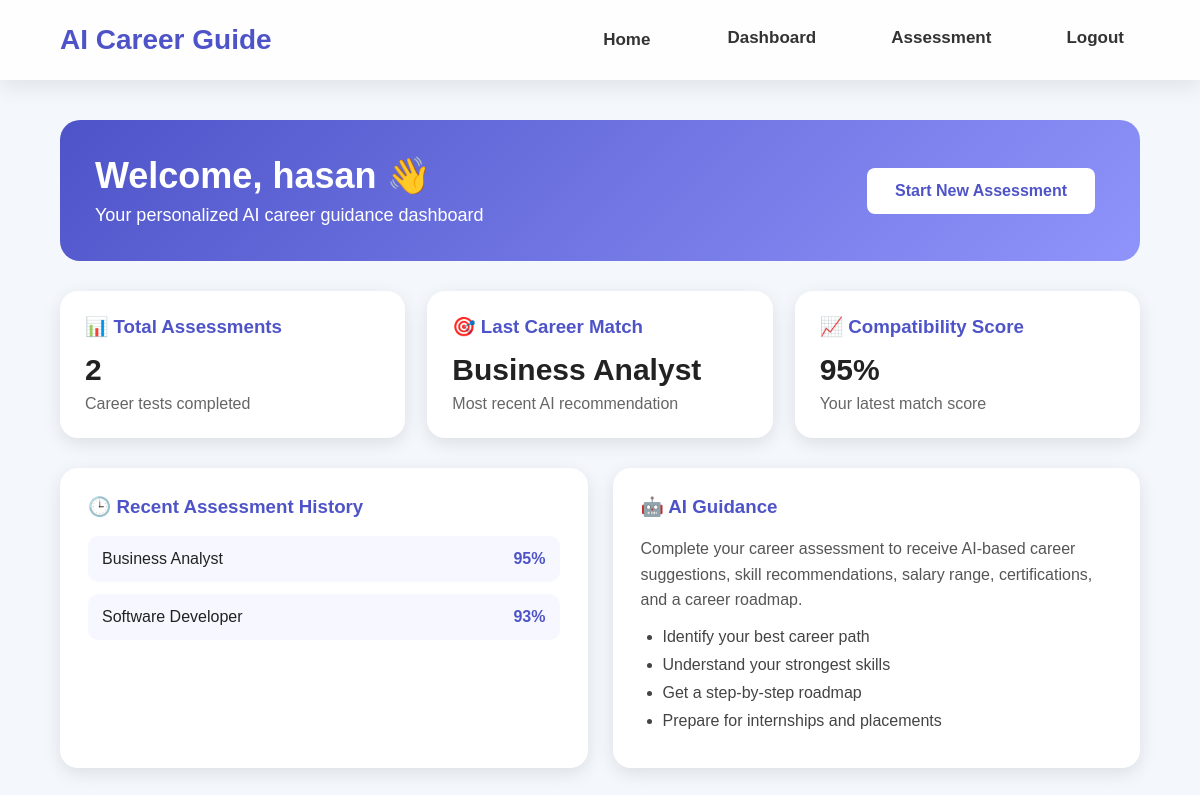
The app's page /dashboard (signed in) with its own data.
### tables this page shows
CREATE TABLE assessments (
            id INTEGER PRIMARY KEY AUTOINCREMENT,
            user_id INTEGER,
            career TEXT,
            score INTEGER,
            interest TEXT,
            skill TEXT,
            work_style TEXT,
            goal TEXT,
            personality TEXT
        );

### app.py (the view)
@app.route("/dashboard")
def dashboard():
    if "user_id" not in session:
        return redirect("/login")
    conn = sqlite3.connect("database.db")
    cursor = conn.cursor()
    cursor.execute(
        "SELECT COUNT(*) FROM assessments WHERE user_id = ?",
        (session["user_id"],)
    )
    total_assessments = cursor.fetchone()[0]
    cursor.execute(
        "SELECT career, score FROM assessments WHERE user_id = ? ORDER BY id DESC LIMIT 1",
        (session["user_id"],)
    )
    last_result = cursor.fetchone()
    cursor.execute(
        "SELECT career, score FROM assessments WHERE user_id = ? ORDER BY id DESC LIMIT 5",
        (session["user_id"],)
    )
    recent_results = cursor.fetchall()
    cursor.execute(
        "SELECT mobile, college, department, year, cgpa, state FROM profiles WHERE user_id = ?",
        (session["user_id"],)
    )
    profile = cursor.fetchone()
    conn.close()
    last_career = last_result[0] if last_result else "Not Taken Yet"
    last_score = last_result[1] if last_result else 0
    return render_template(
        "dashboard.html",
        name=session["user_name"],
        total_assessments=total_assessments,
        last_career=last_career,
        last_score=last_score,
        recent_results=recent_results,
        profile=profile
    )

### templates/dashboard.html (shortened to what this page needs)
<!DOCTYPE html>
<html>
<head>
    <link rel="stylesheet" href="{{ url_for('static', filename='style.css') }}">
</head>
<body>
<nav class="navbar">
    <div class="logo">AI Career Guide</div>
    <div class="nav-links">
        <a href="/">Home</a>
        <a href="/dashboard">Dashboard</a>
        <a href="/questionnaire">Assessment</a>
        <a href="/logout">Logout</a>
    </div>
</nav>
<section class="pro-dashboard">
    <div class="dashboard-header">
        <div>
            <h1>Welcome, {{ name }} 👋</h1>
            <p>Your personalized AI career guidance dashboard</p>
        </div>
        <a href="/questionnaire" class="btn primary">Start New Assessment</a>
    </div>
    <div class="dashboard-cards">
        <div class="dash-card">
            <h3>📊 Total Assessments</h3>
            <h2>{{ total_assessments }}</h2>
            <p>Career tests completed</p>
        </div>
        <div class="dash-card">
            <h3>🎯 Last Career Match</h3>
            <h2>{{ last_career }}</h2>
            <p>Most recent AI recommendation</p>
        </div>
        <div class="dash-card">
            <h3>📈 Compatibility Score</h3>
            <h2>{{ last_score }}%</h2>
            <p>Your latest match score</p>
        </div>
    </div>
    <div class="dashboard-main">
        <div class="activity-box">
            <h3>🕒 Recent Assessment History</h3>
            {% if recent_results %}
                {% for item in recent_results %}
                <div class="activity-item">
                    <span>{{ item[0] }}</span>
                    <strong>{{ item[1] }}%</strong>
                </div>
                {% endfor %}
            {% else %}
                <p>No assessments taken yet. Start your first career assessment.</p>
            {% endif %}
        </div>
        <div class="guide-box">
            <h3>🤖 AI Guidance</h3>
            <p>
                Complete your career assessment to receive AI-based career suggestions,
                skill recommendations, salary range, certifications, and a career roadmap.
            </p>
            <ul>
                <li>Identify your best career path</li>
                <li>Understand your strongest skills</li>
                <li>Get a step-by-step roadmap</li>
                <li>Prepare for internships and placements</li>
            </ul>
        </div>
    </div>
</section>
</body>
</html>

### static/style.css (style rules this page uses)
* { margin: 0; padding: 0; box-sizing: border-box; }
body { font-family: Arial, sans-serif; background: #f4f7fb; color: #222; }
.navbar { width: 100%; padding: 20px 60px; background: #ffffff; display: flex; justify-content: space-between; align-items: center; box-shadow: 0 3px 12px rgba(0,0,0,0.08); }
.logo { font-size: 24px; font-weight: bold; color: #4e54c8; }
.nav-links a { text-decoration: none; margin-left: 25px; color: #333; font-weight: 500; }
.btn { text-decoration: none; padding: 14px 28px; border-radius: 8px; margin: 10px; display: inline-block; font-weight: bold; }
.primary { background: white; color: #4e54c8; }
.pro-dashboard { width: 90%; max-width: 1100px; margin: 40px auto; }
.dashboard-header { background: linear-gradient(135deg, #4e54c8, #8f94fb); color: white; padding: 35px; border-radius: 20px; display: flex; justify-content: space-between; align-items: center; }
.dashboard-header h1 { font-size: 36px; margin-bottom: 8px; }
.dashboard-header p { font-size: 18px; }
.dashboard-cards { display: grid; grid-template-columns: repeat(3, 1fr); gap: 22px; margin: 30px 0; }
.dash-card { background: white; padding: 25px; border-radius: 18px; box-shadow: 0 5px 18px rgba(0,0,0,0.10); }
.dash-card h3 { color: #4e54c8; margin-bottom: 15px; }
.dash-card h2 { font-size: 30px; color: #222; margin-bottom: 8px; }
.dash-card p { color: #666; }
.dashboard-main { display: grid; grid-template-columns: 1fr 1fr; gap: 25px; }
.activity-box, .guide-box { background: white; padding: 28px; border-radius: 18px; box-shadow: 0 5px 18px rgba(0,0,0,0.10); }
.activity-box h3, .guide-box h3 { color: #4e54c8; margin-bottom: 18px; }
.activity-item { display: flex; justify-content: space-between; background: #f7f8ff; padding: 14px; border-radius: 10px; margin-bottom: 12px; }
.activity-item strong { color: #4e54c8; }
.guide-box p { color: #555; line-height: 1.6; margin-bottom: 15px; }
.guide-box ul { padding-left: 22px; }
.guide-box li { margin-bottom: 10px; color: #444; }
.nav-links a { transition: all 0.3s ease; }
.btn { transition: all .3s ease; }
.navbar { position: sticky; top: 0; z-index: 1000; display: flex; justify-content: space-between; align-items: center; padding: 18px 60px; background: rgba(255,255,255,.85); backdrop-filter: blur(12px); box-shadow: 0 8px 20px rgba(0,0,0,.08); animation: navbarSlide .8s ease; }
.logo { font-size: 28px; font-weight: 800; color:#4e54c8; cursor:pointer; transition:.4s; }
.nav-links { display:flex; gap:18px; }
.nav-links a { text-decoration:none; color:#333; font-weight:600; font-size:17px; padding:12px 18px; border-radius:10px; position:relative; transition:.35s; }
.nav-links a::after { content:""; position:absolute; bottom:5px; left:50%; width:0; height:3px; background:#4e54c8; transition:.35s; transform:translateX(-50%); }
.navbar { position: sticky; top: 0; z-index: 1000; animation: navbarSlideDown 0.8s ease; }
.logo { transition: 0.35s ease; }
.nav-links a { position: relative; transition: 0.35s ease; }
.nav-links a::after { content: ""; position: absolute; left: 50%; bottom: 4px; width: 0; height: 3px; background: #4e54c8; transform: translateX(-50%); transition: 0.35s ease; border-radius: 10px; }
.nav-links a[href="/dashboard"], .nav-links a[href="/questionnaire"], .nav-links a[href="/logout"], .nav-links a[href="/download_report"] { font-weight: 700; padding: 10px 16px; border-radius: 10px; }
html, body { max-width: 100%; overflow-x: hidden; }
.dashboard-header h1 { font-size: clamp(24px, 4.5vw, 36px); }

### records on screen
assessments: career "Business Analyst", score "95"
assessments: career "Software Developer", score "93"

### other values on screen
{{ name }} "hasan"
{{ total_assessments }} "2"
{{ last_score }} "95"
